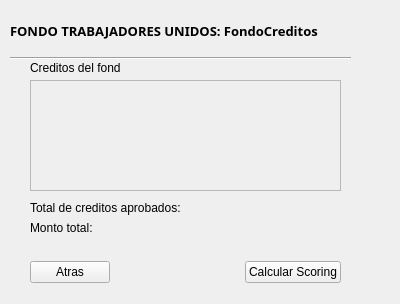
<?xml version="1.0" encoding="UTF-8"?>
<ui version="4.0">
 <class>creditoEmpleado</class>
 <widget class="QWidget" name="creditoEmpleado">
  <property name="geometry">
   <rect>
    <x>0</x>
    <y>0</y>
    <width>400</width>
    <height>304</height>
   </rect>
  </property>
  <property name="windowTitle">
   <string>FondoTrabajadoresUnidos(Empleado)</string>
  </property>
  <widget class="QScrollArea" name="fondoCreditos">
   <property name="geometry">
    <rect>
     <x>30</x>
     <y>80</y>
     <width>311</width>
     <height>111</height>
    </rect>
   </property>
   <property name="widgetResizable">
    <bool>true</bool>
   </property>
   <widget class="QWidget" name="scrollAreaWidgetContents">
    <property name="geometry">
     <rect>
      <x>0</x>
      <y>0</y>
      <width>309</width>
      <height>109</height>
     </rect>
    </property>
   </widget>
  </widget>
  <widget class="QLabel" name="label">
   <property name="geometry">
    <rect>
     <x>30</x>
     <y>60</y>
     <width>91</width>
     <height>16</height>
    </rect>
   </property>
   <property name="text">
    <string>Creditos del fondo:</string>
   </property>
  </widget>
  <widget class="QWidget" name="layoutWidget">
   <property name="geometry">
    <rect>
     <x>30</x>
     <y>260</y>
     <width>311</width>
     <height>25</height>
    </rect>
   </property>
   <layout class="QHBoxLayout" name="horizontalLayout">
    <item>
     <widget class="QPushButton" name="pushButton_2">
      <property name="text">
       <string>Atras</string>
      </property>
     </widget>
    </item>
    <item>
     <spacer name="horizontalSpacer">
      <property name="orientation">
       <enum>Qt::Horizontal</enum>
      </property>
      <property name="sizeHint" stdset="0">
       <size>
        <width>40</width>
        <height>20</height>
       </size>
      </property>
     </spacer>
    </item>
    <item>
     <widget class="QPushButton" name="pushButton">
      <property name="text">
       <string>Calcular Scoring</string>
      </property>
     </widget>
    </item>
   </layout>
  </widget>
  <widget class="QWidget" name="layoutWidget">
   <property name="geometry">
    <rect>
     <x>30</x>
     <y>220</y>
     <width>114</width>
     <height>15</height>
    </rect>
   </property>
   <layout class="QHBoxLayout" name="horizontalLayout_2">
    <item>
     <widget class="QLabel" name="label_3">
      <property name="text">
       <string>Monto total:</string>
      </property>
     </widget>
    </item>
    <item>
     <widget class="QLabel" name="totalMonto">
      <property name="text">
       <string/>
      </property>
     </widget>
    </item>
   </layout>
  </widget>
  <widget class="QWidget" name="layoutWidget">
   <property name="geometry">
    <rect>
     <x>30</x>
     <y>200</y>
     <width>193</width>
     <height>15</height>
    </rect>
   </property>
   <layout class="QHBoxLayout" name="horizontalLayout_3">
    <item>
     <widget class="QLabel" name="label_2">
      <property name="text">
       <string>Total de creditos aprobados:</string>
      </property>
     </widget>
    </item>
    <item>
     <widget class="QLabel" name="creditosAprobados">
      <property name="text">
       <string/>
      </property>
     </widget>
    </item>
   </layout>
  </widget>
  <widget class="QLabel" name="label_4">
   <property name="geometry">
    <rect>
     <x>10</x>
     <y>10</y>
     <width>371</width>
     <height>41</height>
    </rect>
   </property>
   <property name="font">
    <font>
     <family>Arial Black</family>
     <pointsize>10</pointsize>
     <weight>75</weight>
     <bold>true</bold>
    </font>
   </property>
   <property name="text">
    <string>FONDO TRABAJADORES UNIDOS: FondoCreditos</string>
   </property>
  </widget>
  <widget class="Line" name="line">
   <property name="geometry">
    <rect>
     <x>10</x>
     <y>50</y>
     <width>341</width>
     <height>16</height>
    </rect>
   </property>
   <property name="orientation">
    <enum>Qt::Horizontal</enum>
   </property>
  </widget>
 </widget>
 <resources/>
 <connections/>
</ui>
